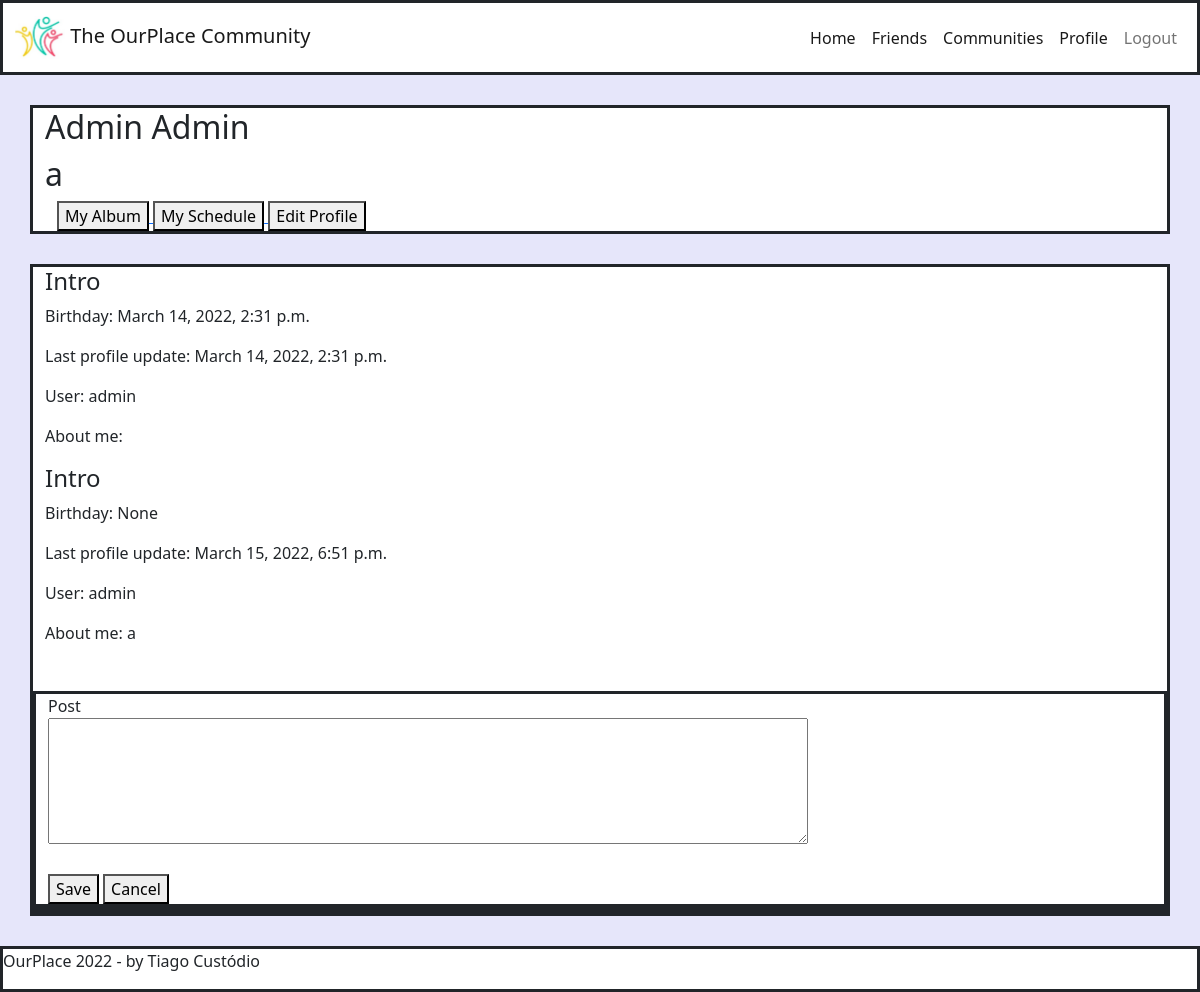
The app's page /profile/ (signed in), older data.
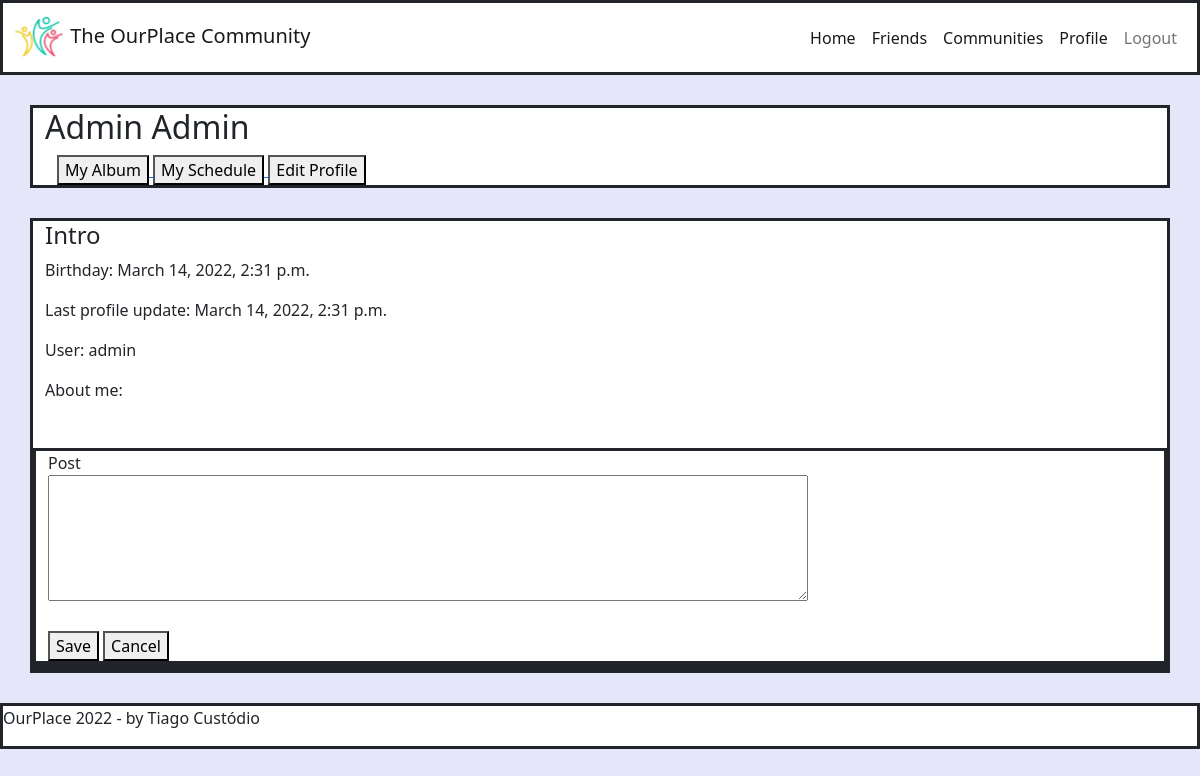
The same page, newer data.
### core/models.py (models this page shows, shortened)
class Profile(models.Model):
    id = models.BigIntegerField(primary_key=True)
    name = models.CharField(max_length=100, verbose_name='Nome')
    last_name = models.CharField(max_length=100, verbose_name='Sobrenome')
    about_me = models.TextField(blank=True, null=True, verbose_name='Sobre mim')
    birthday = models.DateTimeField(null=True, verbose_name='Aniversário')
    member_since = models.DateTimeField(auto_now=True, verbose_name='Member since')
    usuario = models.ForeignKey(User, on_delete=models.CASCADE)
    class Meta:
        db_table = 'profile'

### core/views.py (the view)
# urls.py: path('profile/', views.profile),
@login_required(login_url='/login/')
def profile(request):
    usuario = request.user
    data_atual = datetime.now() - timedelta(hours=1)
    postagem = UserFeed.objects.filter(usuario=usuario)
    profile = Profile.objects.filter(usuario=usuario)
    info = {'postagens':postagem, 'profiles':profile}
    return render(request, 'profile.html', info)

### templates/profile.html (shortened to what this page needs)
{% extends "model-page.html" %}
{% block content %}
<div class="container" style="border-style: solid; background-color: #FFFFFF;">
{% for profile in profiles %}
  <h2>{{ profile.name }} {{ profile.last_name }}</h2>
{% endfor %}
    <div class="container">
        <a href="/">
            <button type="button">My Album</button>
        </a>
        <a href="/agenda/">
            <button type="button">My Schedule</button>
        </a>
        <a href="/edit_profile/">
            <button type="button">Edit Profile</button>
        </a>
    </div>
</div>
<div class="container" style="border-style: solid; background-color: #FFFFFF;">
<div class="row">
    <div class="col-9">
        {% for profile in profiles %}
            <h4>Intro</h4>
            <p>Birthday: {{ profile.birthday }}</p>
            <p>Last profile update: {{ profile.member_since }}</p>
            <p>User: {{ profile.usuario}}</p>
            <p>About me: {{ profile.about_me }}</p>
        {% endfor %}
    </div>
<div class="container" style="border-style: solid; background-color: #FFFFFF;">
    <form action="submit" method="POST">{% csrf_token %}
    <label>Post</label>
    <br>
    <textarea name="user_post" rows="5" cols="80">{{ userfeed.user_post }}</textarea>
    <br><br>
    <button type="submit">Save</button>
    <a href="/">
    <button type="button">Cancel</button>
    </a>
    </form>
</div>
<div class="container" style="border-style: solid; background-color: #FFFFFF;">
</div>
</div>
</div>
{% endblock %}

### templates/model-page.html
<!DOCTYPE html>
<html lang="pt-br">
<head>
    {% include "model-header.html" %}
</head>
<body style="background-color: #E6E6FA;">
    {% block content %} {% endblock %}
    {% include "model-footer.html" %}
</body>
</html>

### templates/model-header.html (shortened to what this page needs)
{% load static %}
<link rel="stylesheet" href="{% static 'css/bootstrap.min.css' %}">
<link rel="stylesheet" href="{% static 'css/bootstrap.css' %}">
<nav class="navbar navbar-expand-lg navbar-light" style="background-color: #FFFFFF; border-style: solid;">
  <div class="container-fluid">
    <a class="navbar-brand" href="#">
      <img src="{% static 'images/logo2.jpg' %}" alt="logo" style="width: 50px;">
      The OurPlace Community</a>
    <div class="collapse navbar-collapse justify-content-end" id="navbarSupportedContent">
      <ul class="navbar-nav">
        <li class="nav-item">
          <a class="nav-link active" aria-current="page" href="/feed/">Home</a>
        </li>
            <li class="nav-item">
          <a class="nav-link active" href="/friends/">Friends</a>
        </li>
            <li class="nav-item">
          <a class="nav-link active" href="/communities/">Communities</a>
        </li>
        <li class="nav-item">
          <a class="nav-link active" href="/profile/">Profile</a>
        </li>
        <li class="nav-item">
          <a class="nav-link" href="/logout">Logout</a>
        </li>
      </ul>
    </div>
  </div>
</nav>

### templates/model-footer.html
<div style="border-style: solid; margin-top: 30px; background-color: #FFFFFF;">
    <p>OurPlace 2022 - by Tiago Custódio</p>
</div>

Row changes from the older to the newer data that the page shows:
removed Profile: name "a", birthday "None", member_since "March 15, 2022, 6:51 p.m.", usuario "admin", about_me "a"
